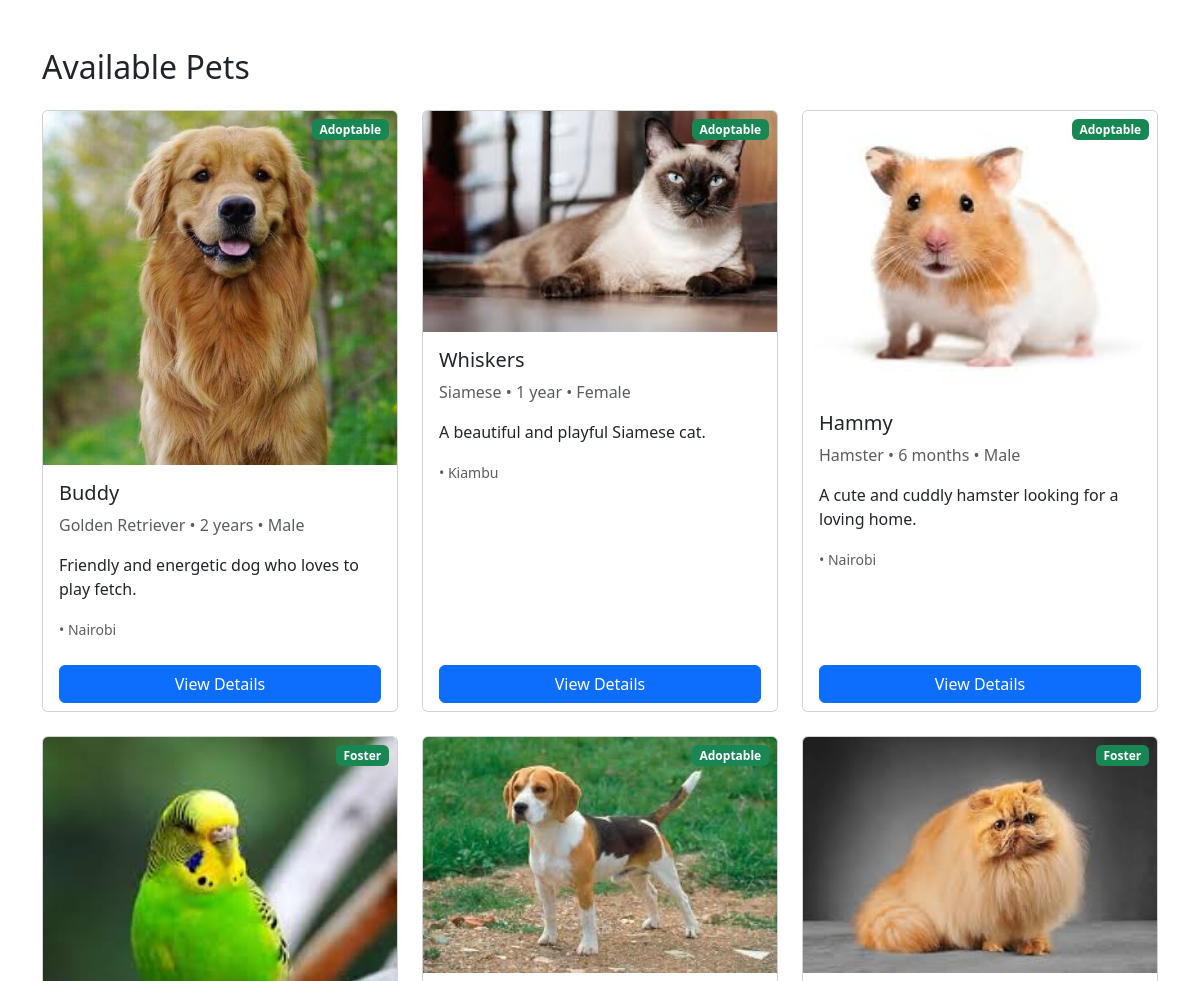
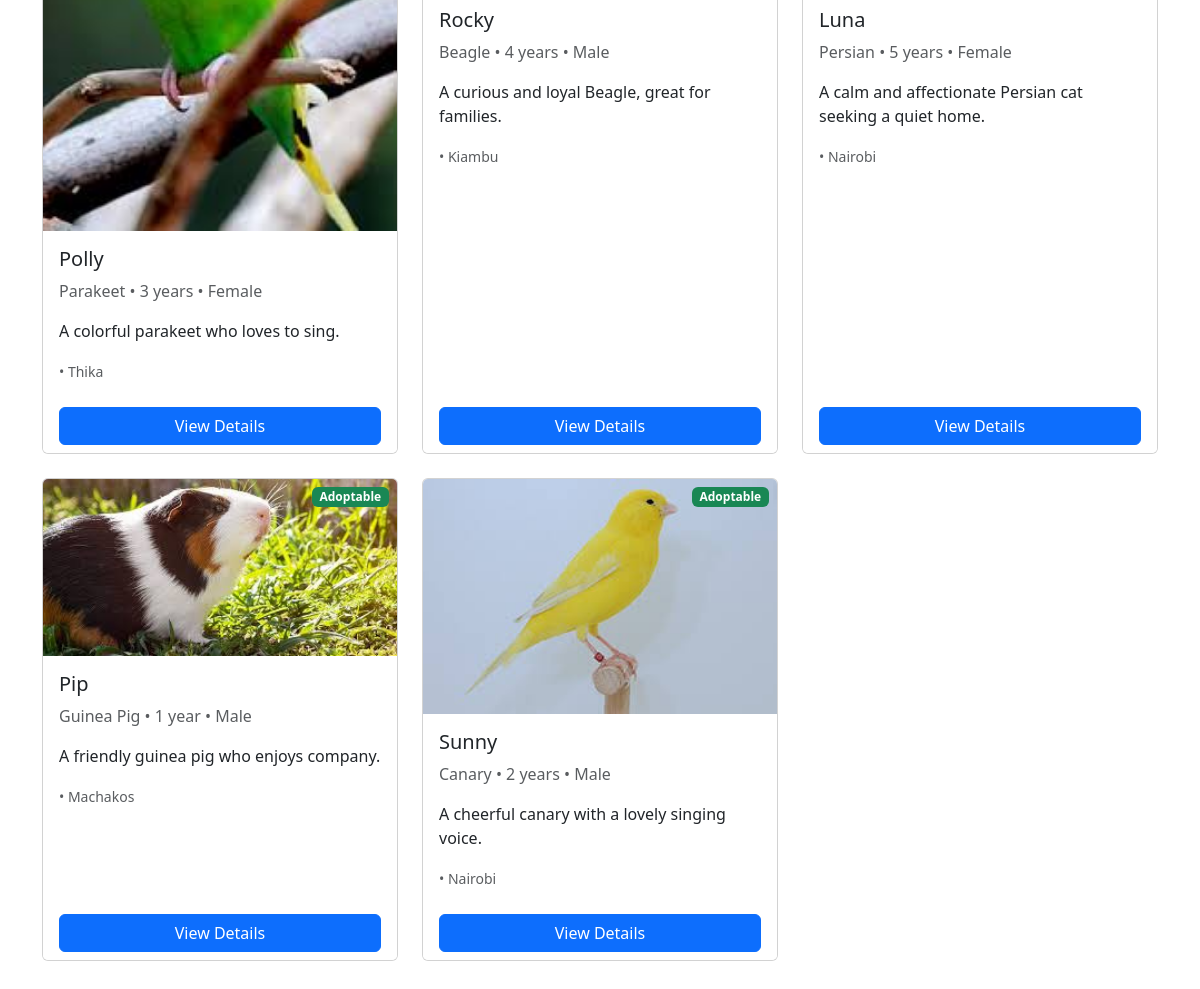
The page /search_pets.php on the database its author committed (2 pictures, top to bottom).
### tables this page shows
CREATE TABLE `pets` (
  `pet_id` int(11) UNSIGNED NOT NULL,
  `name` varchar(100) NOT NULL,
  `pet_type` varchar(50) NOT NULL,
  `breed` varchar(100) DEFAULT NULL,
  `age` varchar(20) DEFAULT NULL,
  `size` varchar(20) DEFAULT NULL,
  `gender` varchar(10) DEFAULT NULL,
  `location` varchar(100) DEFAULT NULL,
  `status` enum('adoptable','foster') NOT NULL DEFAULT 'adoptable',
  `description` text DEFAULT NULL,
  `image_url` varchar(255) DEFAULT NULL,
  `shelter_name` varchar(100) DEFAULT NULL,
  `distance` varchar(50) DEFAULT NULL
);

### search_pets.php (the view, shortened to what this page needs)
<?php
$host = 'localhost';
$user = 'root';
$password = '';
$dbname = 'pet_adoption';
$conn = new mysqli($host, $user, $password, $dbname);
$query = "SELECT * FROM pets WHERE 1=1";
$result = $conn->query($query);
?>
<!DOCTYPE html>
<html lang="en">
<head>
    <link href="https://cdn.jsdelivr.net/npm/bootstrap@5.3.0/dist/css/bootstrap.min.css" rel="stylesheet">
</head>
<body>
    <div class="container py-5">
        <h2 class="mb-4">Available Pets</h2>
        <div class="row" id="pet-listings">
            <?php if ($result->num_rows > 0): ?>
                <?php while($row = $result->fetch_assoc()): ?>
                    <div class="col-md-6 col-lg-4 mb-4">
                        <div class="card h-100 pet-card">
                            <div class="position-relative">
                                <img src="<?= $row['image_url'] ?>" class="card-img-top" alt="<?= $row['name'] ?>">
                                <span class="badge bg-success position-absolute top-0 end-0 m-2"><?= ucfirst($row['status']) ?></span>
                            </div>
                            <div class="card-body">
                                <h5 class="card-title"><?= htmlspecialchars($row['name']) ?></h5>
                                <p class="card-text text-muted"><?= $row['breed'] ?> • <?= $row['age'] ?> • <?= ucfirst($row['gender']) ?></p>
                                <p class="card-text"><?= $row['description'] ?></p>
                                <p class="mb-0"><small class="text-muted"><?= $row['shelter'] ?> • <?= $row['location'] ?></small></p>
                            </div>
                            <div class="card-footer bg-white border-top-0">
                                <a href="pet-details.html?id=<?= $row['id'] ?>" class="btn btn-primary w-100">View Details</a>
                            </div>
                        </div>
                    </div>
                <?php endwhile; ?>
            <?php else: ?>
                <div class="col-12">
                    <p class="text-muted">No pets found matching your search criteria.</p>
                </div>
            <?php endif; ?>
        </div>
    </div>
</body>
</html>

### rows shown on the page
pets: image_url (picture), status "Adoptable", name "Buddy", breed "Golden Retriever", age "2 years", gender "Male", description "Friendly and energetic dog who loves to play fetch.", location "Nairobi"
pets: image_url (picture), status "Adoptable", name "Whiskers", breed "Siamese", age "1 year", gender "Female", description "A beautiful and playful Siamese cat.", location "Kiambu"
pets: image_url (picture), status "Adoptable", name "Hammy", breed "Hamster", age "6 months", gender "Male", description "A cute and cuddly hamster looking for a loving home.", location "Nairobi"
pets: image_url (picture), status "Foster", name "Polly", breed "Parakeet", age "3 years", gender "Female", description "A colorful parakeet who loves to sing.", location "Thika"
pets: image_url (picture), status "Adoptable", name "Rocky", breed "Beagle", age "4 years", gender "Male", description "A curious and loyal Beagle, great for families.", location "Kiambu"
pets: image_url (picture), status "Foster", name "Luna", breed "Persian", age "5 years", gender "Female", description "A calm and affectionate Persian cat seeking a quiet home.", location "Nairobi"
pets: image_url (picture), status "Adoptable", name "Pip", breed "Guinea Pig", age "1 year", gender "Male", description "A friendly guinea pig who enjoys company.", location "Machakos"
pets: image_url (picture), status "Adoptable", name "Sunny", breed "Canary", age "2 years", gender "Male", description "A cheerful canary with a lovely singing voice.", location "Nairobi"
